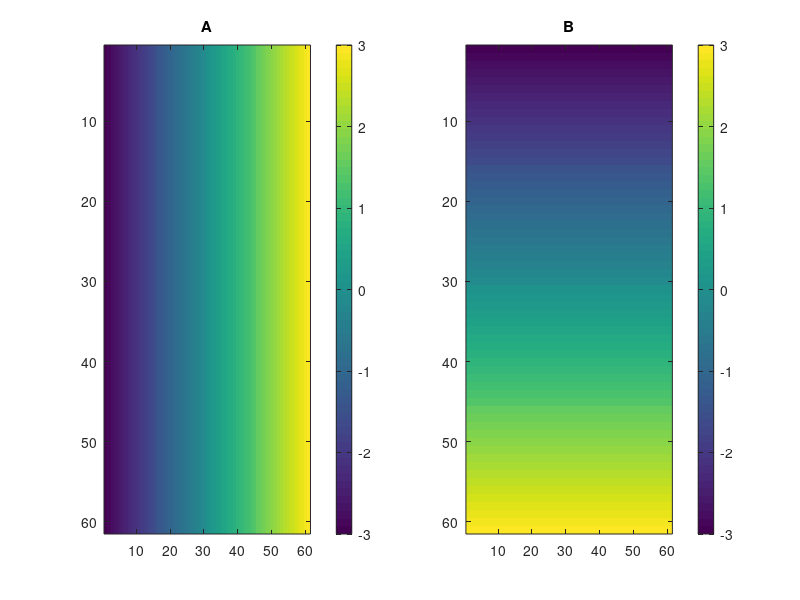

MATLAB code to generate this figure:
a=[-3:.1:3]
b=[-3:.1:3]
[A, B]=meshgrid(a,b);
whos A

figure
subplot(1,2,1)       
imagesc(A)
colorbar
title('A')

subplot(1,2,2)      
imagesc(B)
colorbar
title('B')

[testA, testB]=meshgrid(1:2, 1:3)

